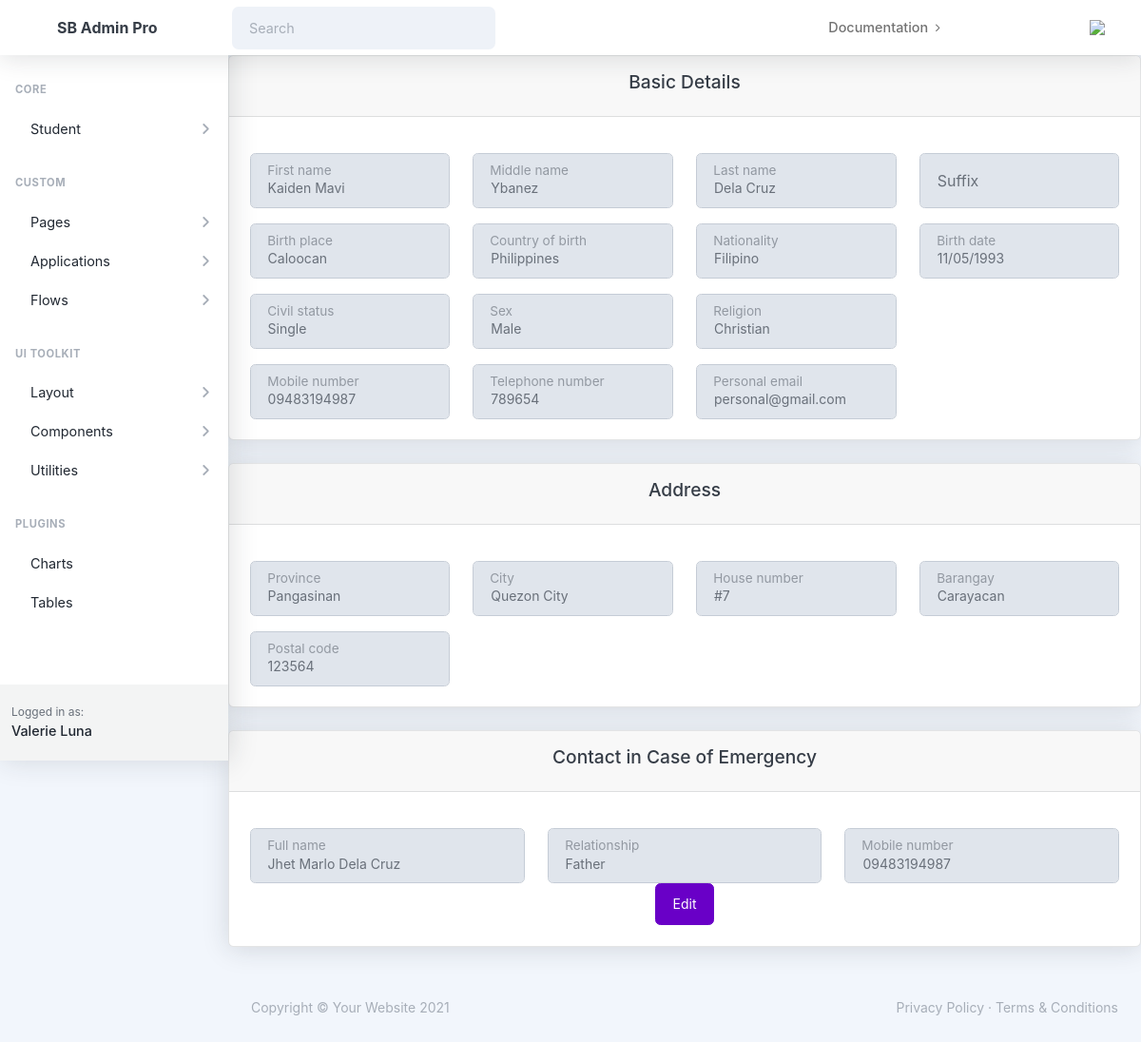
The page /students/read/1/ on the database its author committed.
### students/models.py (models this page shows, shortened)
class Student(models.Model):
    std_sch_id = models.CharField(max_length=50)
    first_name = models.CharField(max_length=100)
    middle_name = models.CharField(max_length=100)
    last_name = models.CharField(max_length=100)
    suffix = models.CharField(max_length=10, blank=True)
    birth_date = models.DateField()
    country_of_birth = models.CharField(max_length=100)
    birth_place = models.CharField(max_length=100)
    nationality = models.CharField(max_length=100)
    CIVIL_STATUS_CHOICES = [
        ('single', 'Single'),
        ('married', 'Married'),
        ('widowed', 'Widowed'),
        ('divorced', 'Divorced'),
        ('separated', 'Separated'),
    ]
    civil_status = models.CharField(max_length=20, choices=CIVIL_STATUS_CHOICES, blank=True)
    SEX_CHOICES = [
        ('male', 'Male'),
        ('female', 'Female'),
    ]
    sex = models.CharField(max_length=10, choices=SEX_CHOICES, blank=True)
    religion = models.CharField(max_length=100)
    mobile_number = models.CharField(max_length=20)
    telephone_number = models.CharField(max_length=20, blank=True)
    personal_email = models.EmailField()

class Address(models.Model):
    student = models.OneToOneField(Student, on_delete=models.CASCADE)
    province = models.CharField(max_length=100)
    city = models.CharField(max_length=100)
    house_number = models.CharField(max_length=20)
    barangay = models.CharField(max_length=100)
    postal_code = models.CharField(max_length=10)

class Contact(models.Model):
    student = models.ForeignKey(Student, on_delete=models.CASCADE, related_name='contacts')
    full_name = models.CharField(max_length=100)
    relationship = models.CharField(max_length=20)
    mobile_number = models.CharField(max_length=20, blank=True)

### students/views.py (the view)
# urls.py: path('read/<int:student_id>/', read_student, name='read-student'),
def read_student(request, student_id):
    student = get_object_or_404(Student, pk=student_id)
    address = Address.objects.filter(student=student).first()
    address_form = ViewAddressDetail(instance=address)
    contacts = Contact.objects.filter(student=student)
    contact_form = [ViewContactDetail(instance=contact) for contact in contacts]
    context = {
        'student_form': ViewStudentDetail(instance=student),
        'address_form': address_form,
        'contact_form': contact_form,
        'student_id': student_id,
        'page_heading': 'Student Detail'
    }
    return render(request, 'students/read-student.html', context)

### students/forms.py
class ViewAddressDetail(forms.ModelForm):
    class Meta:
        model = Address
        fields = ['province', 'city', 'house_number', 'barangay', 'postal_code']
        widgets = {
            'province': forms.TextInput(attrs={'class': 'form-control', 'disabled': 'disabled', 'id': 'floatingInput', 'placeholder': 'Province', }),
            'city': forms.TextInput(attrs={'class': 'form-control', 'disabled': 'disabled'}),
            'house_number': forms.TextInput(attrs={'class': 'form-control', 'disabled': 'disabled'}),
            'barangay': forms.TextInput(attrs={'class': 'form-control', 'disabled': 'disabled'}),
            'postal_code': forms.TextInput(attrs={'class': 'form-control', 'disabled': 'disabled'}),
        }

### students/templates/students/read-student.html (shortened to what this page needs)
{% extends 'students/base.html' %}
{% load crispy_forms_tags %}
{% block content %}
<form method="post">
    <div class="card mb-4">
        <div class="card-header text-center">
            <h4>Basic Details</h4>
        </div>
        <div class="card-body">
            <div class="row">
                                    <div class="col-3 mt-3">
                                            <div class="form-floating">
                                                {{ student_form.first_name }}
                                                <label for="{{ student_form.first_name.id_for_label }}" >{{ student_form.first_name.label }}</label>
                                            </div>
                                    </div>
                                    <div class="col-3 mt-3">
                                            <div class="form-floating">
                                                {{ student_form.middle_name }}
                                                <label for="{{ student_form.middle_name.id_for_label }}">{{ student_form.middle_name.label }}</label>
                                            </div>
                                    </div>
                                    <div class="col-3 mt-3">
                                            <div class="form-floating">
                                                {{ student_form.last_name }}
                                                <label for="{{ student_form.last_name.id_for_label }}">{{ student_form.last_name.label }}</label>
                                            </div>
                                    </div>
                                    <div class="col-3 mt-3">
                                            <div class="form-floating">
                                                {{ student_form.suffix }}
                                                <label for="{{ student_form.suffix.id_for_label }}">{{ student_form.suffix.label }}</label>
                                            </div>
                                    </div>
            </div>
            <div class="row" >
                                    <div class="col-3 mt-3">
                                            <div class="form-floating">
                                                {{ student_form.birth_place }}
                                                <label for="{{ student_form.birth_place.id_for_label }}">{{ student_form.birth_place.label }}</label>
                                            </div>
                                    </div>
                                    <div class="col-3 mt-3">
                                            <div class="form-floating">
                                                {{ student_form.country_of_birth }}
                                                <label for="{{ student_form.country_of_birth.id_for_label }}">{{ student_form.country_of_birth.label }}</label>
                                            </div>
                                    </div>
                                    <div class="col-3 mt-3">
                                            <div class="form-floating">
                                                {{ student_form.nationality }}
                                                <label for="{{ student_form.nationality.id_for_label }}">{{ student_form.nationality.label }}</label>
                                            </div>
                                    </div>
                                    <div class="col-3 mt-3">
                                            <div class="form-floating">
                                                {{ student_form.birth_date }}
                                                <label for="{{ student_form.birth_date.id_for_label }}">{{ student_form.birth_date.label }}</label>
                                            </div>
                                    </div>
            </div>
            <div class="row">
                                    <div class="col-3 mt-3">
                                            <div class="form-floating">
                                                {{ student_form.civil_status }}
                                                <label for="{{ student_form.civil_status.id_for_label }}">{{ student_form.civil_status.label }}</label>
                                            </div>
                                    </div>
                                    <div class="col-3 mt-3">
                                            <div class="form-floating">
                                                {{ student_form.sex }}
                                                <label for="{{ student_form.sex.id_for_label }}">{{ student_form.sex.label }}</label>
                                            </div>
                                    </div>
                                    <div class="col-3 mt-3">
                                            <div class="form-floating">
                                                {{ student_form.religion }}
                                                <label for="{{ student_form.religion.id_for_label }}">{{ student_form.religion.label }}</label>
                                            </div>
                                    </div>
            </div>
            <div class="row">
                                    <div class="col-3 mt-3">
                                            <div class="form-floating">
                                                {{ student_form.mobile_number }}
                                                <label for="{{ student_form.mobile_number.id_for_label }}">{{ student_form.mobile_number.label }}</label>
                                            </div>
                                    </div>
                                    <div class="col-3 mt-3">
                                            <div class="form-floating">
                                                {{ student_form.telephone_number }}
                                                <label for="{{ student_form.telephone_number.id_for_label }}">{{ student_form.telephone_number.label }}</label>
                                            </div>
                                    </div>
                                    <div class="col-3 mt-3">
                                            <div class="form-floating">
                                                {{ student_form.personal_email }}
                                                <label for="{{ student_form.personal_email.id_for_label }}">{{ student_form.personal_email.label }}</label>
                                            </div>
                                    </div>
            </div>
        </div>
    </div>
    <div class="card mb-4">
        <div class="card-header text-center">
            <h4>Address</h4>
        </div>
        <div class="card-body">
                                <div class="row">
                                        <div class="col-3 mt-3">
                                                <div class="form-floating">
                                                    {{ address_form.province }}
                                                    <label for="{{ address_form.province.id_for_label }}" >{{ address_form.province.label }}</label>
                                                </div>
                                        </div>
                                        <div class="col-3 mt-3">
                                                <div class="form-floating">
                                                    {{ address_form.city }}
                                                    <label for="{{ address_form.city.id_for_label }}" >{{ address_form.city.label }}</label>
                                                </div>
                                        </div>
                                        <div class="col-3 mt-3">
                                            <div class="form-floating">
                                                {{ address_form.house_number }}
                                                <label for="{{ address_form.house_number.id_for_label }}" >{{ address_form.house_number.label }}</label>
                                            </div>
                                        </div>
                                        <div class="col-3 mt-3">
                                            <div class="form-floating">
                                                {{ address_form.barangay }}
                                                <label for="{{ address_form.barangay.id_for_label }}" >{{ address_form.barangay.label }}</label>
                                            </div>
                                        </div>
                                </div>
                                <div class="row">
                                    <div class="col-3 mt-3">
                                        <div class="form-floating">
                                            {{ address_form.postal_code }}
                                            <label for="{{ address_form.postal_code.id_for_label }}" >{{ address_form.postal_code.label }}</label>
                                        </div>
                                    </div>
                                </div>
        </div>
    </div>
<div class="card mb-4">
    <div class="card-header text-center">
      <h4>Contact in Case of Emergency</h4>
    </div>
    <div class="card-body">
{% for contact_form in contact_form %}
      <div class="row justify-content-center">
                                    <div class="col-4 mt-3">
                                        <div class="form-floating">
                                            {{ contact_form.full_name }}
                                            <label for="{{ contact_form.full_name.id_for_label }}" >{{ contact_form.full_name.label }}</label>
                                        </div>
                                    </div>
                                    <div class="col-4 mt-3">
                                        <div class="form-floating">
                                            {{ contact_form.relationship }}
                                            <label for="{{ contact_form.relationship.id_for_label }}" >{{ contact_form.relationship.label }}</label>
                                        </div>
                                    </div>
                                    <div class="col-4 mt-3">
                                        <div class="form-floating">
                                            {{ contact_form.mobile_number }}
                                            <label for="{{ contact_form.mobile_number.id_for_label }}" >{{ contact_form.mobile_number.label }}</label>
                                        </div>
                                    </div>
      </div>
{% endfor %}
        <div class="container">
            <div class="text-center">
                <a href="{% url 'students:update-student' student_id=student_form.instance.id %}" class="btn btn-secondary">Edit</a>
            </div>
        </div>
    </div>
</div>
</form>
{% endblock %}

### rows shown on the page
Student: first_name "Kaiden Mavi", middle_name "Ybanez", last_name "Dela Cruz", birth_place "Caloocan", country_of_birth "Philippines", nationality "Filipino", birth_date "11/05/1993", civil_status "Single", sex "Male", religion "Christian", mobile_number "09483194987", telephone_number "789654", personal_email "personal@gmail.com"
Address: province "Pangasinan", city "Quezon City", house_number "#7", barangay "Carayacan", postal_code "123564"
Contact: full_name "Jhet Marlo Dela Cruz", relationship "Father", mobile_number "09483194987"
